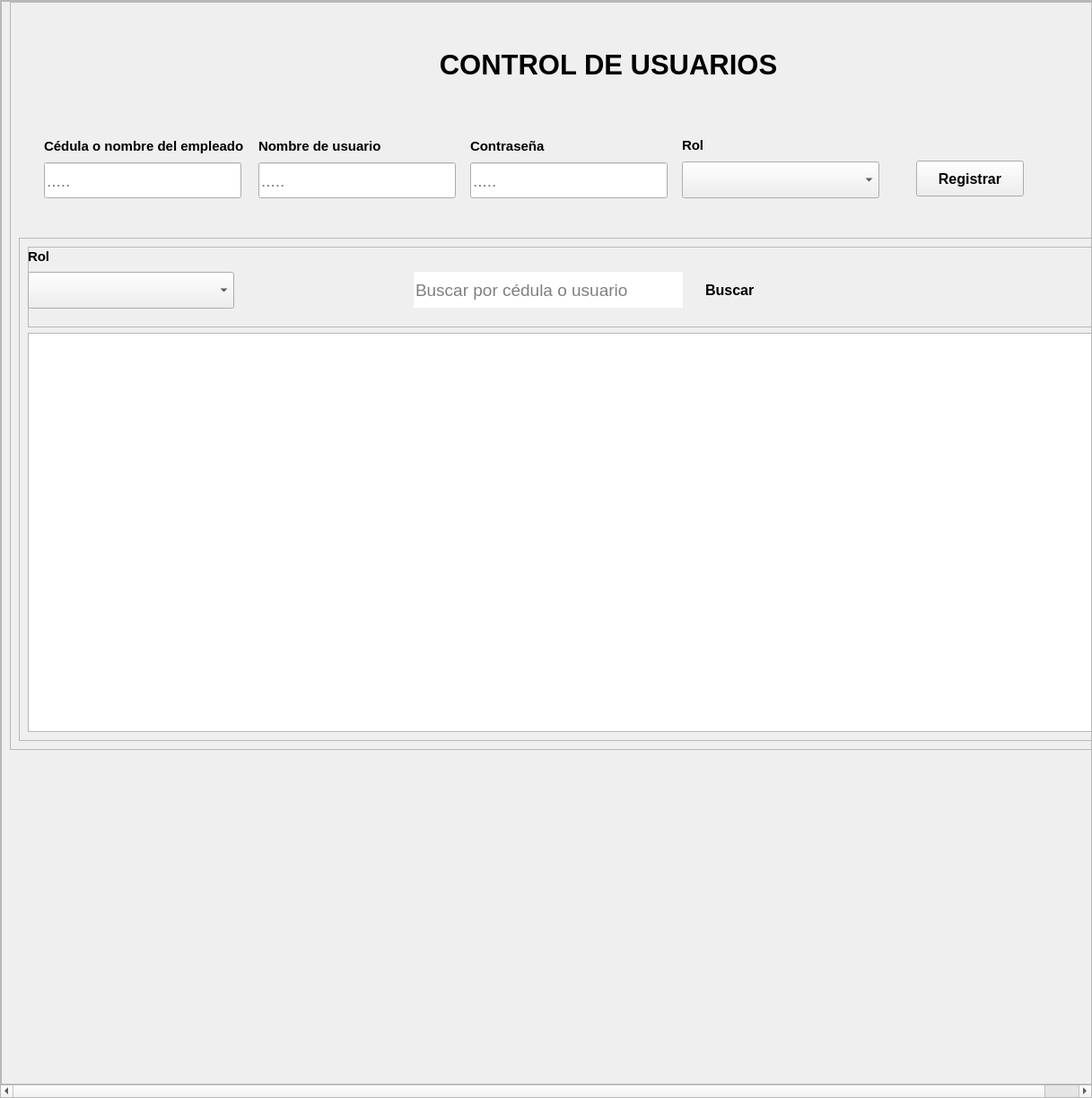
<?xml version="1.0" encoding="UTF-8"?>
<ui version="4.0">
 <class>VistaGeneralUsuarios</class>
 <widget class="QWidget" name="VistaGeneralUsuarios">
  <property name="geometry">
   <rect>
    <x>0</x>
    <y>0</y>
    <width>1217</width>
    <height>1224</height>
   </rect>
  </property>
  <property name="windowTitle">
   <string>Usuarios</string>
  </property>
  <property name="styleSheet">
   <string notr="true"/>
  </property>
  <layout class="QVBoxLayout" name="verticalLayout">
   <property name="spacing">
    <number>0</number>
   </property>
   <property name="leftMargin">
    <number>0</number>
   </property>
   <property name="topMargin">
    <number>0</number>
   </property>
   <property name="rightMargin">
    <number>0</number>
   </property>
   <property name="bottomMargin">
    <number>0</number>
   </property>
   <item>
    <widget class="QScrollArea" name="area_scroll">
     <property name="widgetResizable">
      <bool>true</bool>
     </property>
     <widget class="QWidget" name="scrollAreaWidgetContents">
      <property name="geometry">
       <rect>
        <x>0</x>
        <y>0</y>
        <width>1255</width>
        <height>1205</height>
       </rect>
      </property>
      <layout class="QVBoxLayout" name="verticalLayout_2">
       <property name="spacing">
        <number>0</number>
       </property>
       <property name="leftMargin">
        <number>0</number>
       </property>
       <property name="topMargin">
        <number>0</number>
       </property>
       <property name="rightMargin">
        <number>0</number>
       </property>
       <property name="bottomMargin">
        <number>0</number>
       </property>
       <item>
        <widget class="QFrame" name="contenedor">
         <property name="frameShape">
          <enum>QFrame::StyledPanel</enum>
         </property>
         <property name="frameShadow">
          <enum>QFrame::Raised</enum>
         </property>
         <property name="tipo" stdset="0">
          <string>espacio_principal</string>
         </property>
         <layout class="QHBoxLayout" name="horizontalLayout_3">
          <property name="spacing">
           <number>0</number>
          </property>
          <property name="topMargin">
           <number>0</number>
          </property>
          <property name="rightMargin">
           <number>0</number>
          </property>
          <property name="bottomMargin">
           <number>0</number>
          </property>
          <item>
           <spacer name="horizontalSpacer">
            <property name="orientation">
             <enum>Qt::Horizontal</enum>
            </property>
            <property name="sizeHint" stdset="0">
             <size>
              <width>0</width>
              <height>20</height>
             </size>
            </property>
           </spacer>
          </item>
          <item alignment="Qt::AlignTop">
           <widget class="QFrame" name="frame_general">
            <property name="minimumSize">
             <size>
              <width>1244</width>
              <height>621</height>
             </size>
            </property>
            <property name="frameShape">
             <enum>QFrame::StyledPanel</enum>
            </property>
            <property name="frameShadow">
             <enum>QFrame::Raised</enum>
            </property>
            <layout class="QVBoxLayout" name="verticalLayout_10">
             <property name="spacing">
              <number>15</number>
             </property>
             <item>
              <layout class="QVBoxLayout" name="verticalLayout_9">
               <property name="spacing">
                <number>0</number>
               </property>
               <item>
                <widget class="QFrame" name="espacio_superior">
                 <property name="sizePolicy">
                  <sizepolicy hsizetype="Preferred" vsizetype="Preferred">
                   <horstretch>0</horstretch>
                   <verstretch>0</verstretch>
                  </sizepolicy>
                 </property>
                 <property name="minimumSize">
                  <size>
                   <width>1171</width>
                   <height>117</height>
                  </size>
                 </property>
                 <property name="maximumSize">
                  <size>
                   <width>1271</width>
                   <height>117</height>
                  </size>
                 </property>
                 <property name="styleSheet">
                  <string notr="true">QFrame{
	border-bottom-left-radius:0px;
	border-bottom-right-radius:0px
}</string>
                 </property>
                 <property name="frameShape">
                  <enum>QFrame::StyledPanel</enum>
                 </property>
                 <property name="frameShadow">
                  <enum>QFrame::Raised</enum>
                 </property>
                 <property name="tipo" stdset="0">
                  <string>espacio_titulo_form</string>
                 </property>
                 <layout class="QHBoxLayout" name="horizontalLayout_6">
                  <item>
                   <spacer name="horizontalSpacer_2">
                    <property name="orientation">
                     <enum>Qt::Horizontal</enum>
                    </property>
                    <property name="sizeHint" stdset="0">
                     <size>
                      <width>385</width>
                      <height>20</height>
                     </size>
                    </property>
                   </spacer>
                  </item>
                  <item>
                   <widget class="QFrame" name="espacio_a">
                    <property name="maximumSize">
                     <size>
                      <width>821</width>
                      <height>16777215</height>
                     </size>
                    </property>
                    <property name="styleSheet">
                     <string notr="true"/>
                    </property>
                    <property name="frameShape">
                     <enum>QFrame::StyledPanel</enum>
                    </property>
                    <property name="frameShadow">
                     <enum>QFrame::Raised</enum>
                    </property>
                    <property name="tipo" stdset="0">
                     <string/>
                    </property>
                    <layout class="QHBoxLayout" name="horizontalLayout_5">
                     <property name="spacing">
                      <number>0</number>
                     </property>
                     <property name="leftMargin">
                      <number>0</number>
                     </property>
                     <property name="topMargin">
                      <number>0</number>
                     </property>
                     <property name="rightMargin">
                      <number>0</number>
                     </property>
                     <property name="bottomMargin">
                      <number>0</number>
                     </property>
                     <item>
                      <widget class="QLabel" name="label_imagen_asistencia">
                       <property name="minimumSize">
                        <size>
                         <width>90</width>
                         <height>85</height>
                        </size>
                       </property>
                       <property name="maximumSize">
                        <size>
                         <width>91</width>
                         <height>85</height>
                        </size>
                       </property>
                       <property name="text">
                        <string/>
                       </property>
                       <property name="pixmap">
                        <pixmap resource="../recursos_de_imagenes_tela_app.qrc">:/iconos/recursos_de_imagenes/iconos_de_interfaz/agregar-usuario.png</pixmap>
                       </property>
                       <property name="scaledContents">
                        <bool>true</bool>
                       </property>
                      </widget>
                     </item>
                     <item>
                      <widget class="QLabel" name="label_control_de_llegada">
                       <property name="minimumSize">
                        <size>
                         <width>400</width>
                         <height>101</height>
                        </size>
                       </property>
                       <property name="maximumSize">
                        <size>
                         <width>400</width>
                         <height>101</height>
                        </size>
                       </property>
                       <property name="font">
                        <font>
                         <family>Segoe UI</family>
                         <pointsize>23</pointsize>
                         <weight>75</weight>
                         <italic>false</italic>
                         <bold>true</bold>
                        </font>
                       </property>
                       <property name="styleSheet">
                        <string notr="true">QLabel{
	font-size:23pt;
}</string>
                       </property>
                       <property name="text">
                        <string>CONTROL DE USUARIOS</string>
                       </property>
                       <property name="alignment">
                        <set>Qt::AlignCenter</set>
                       </property>
                       <property name="wordWrap">
                        <bool>true</bool>
                       </property>
                       <property name="tipo" stdset="0">
                        <string>titulo_form</string>
                       </property>
                      </widget>
                     </item>
                    </layout>
                   </widget>
                  </item>
                  <item>
                   <spacer name="horizontalSpacer_4">
                    <property name="orientation">
                     <enum>Qt::Horizontal</enum>
                    </property>
                    <property name="sizeHint" stdset="0">
                     <size>
                      <width>384</width>
                      <height>20</height>
                     </size>
                    </property>
                   </spacer>
                  </item>
                 </layout>
                </widget>
               </item>
               <item>
                <widget class="QFrame" name="frame_superior">
                 <property name="minimumSize">
                  <size>
                   <width>1171</width>
                   <height>121</height>
                  </size>
                 </property>
                 <property name="maximumSize">
                  <size>
                   <width>1271</width>
                   <height>121</height>
                  </size>
                 </property>
                 <property name="styleSheet">
                  <string notr="true">QFrame#frame_superior{
	border-top-left-radius:0px;
	border-top-right-radius:0px
}</string>
                 </property>
                 <property name="frameShape">
                  <enum>QFrame::StyledPanel</enum>
                 </property>
                 <property name="frameShadow">
                  <enum>QFrame::Raised</enum>
                 </property>
                 <property name="tipo" stdset="0">
                  <string>espacio_form</string>
                 </property>
                 <widget class="QPushButton" name="boton_agregar">
                  <property name="geometry">
                   <rect>
                    <x>1000</x>
                    <y>50</y>
                    <width>120</width>
                    <height>40</height>
                   </rect>
                  </property>
                  <property name="minimumSize">
                   <size>
                    <width>120</width>
                    <height>40</height>
                   </size>
                  </property>
                  <property name="maximumSize">
                   <size>
                    <width>120</width>
                    <height>40</height>
                   </size>
                  </property>
                  <property name="font">
                   <font>
                    <family>Segoe UI</family>
                    <pointsize>12</pointsize>
                    <weight>75</weight>
                    <italic>false</italic>
                    <bold>true</bold>
                   </font>
                  </property>
                  <property name="cursor">
                   <cursorShape>PointingHandCursor</cursorShape>
                  </property>
                  <property name="styleSheet">
                   <string notr="true"/>
                  </property>
                  <property name="text">
                   <string>Registrar</string>
                  </property>
                  <property name="iconSize">
                   <size>
                    <width>26</width>
                    <height>26</height>
                   </size>
                  </property>
                  <property name="tipo" stdset="0">
                   <string>boton_anadir</string>
                  </property>
                 </widget>
                 <widget class="QWidget" name="layoutWidget">
                  <property name="geometry">
                   <rect>
                    <x>18</x>
                    <y>21</y>
                    <width>951</width>
                    <height>71</height>
                   </rect>
                  </property>
                  <layout class="QHBoxLayout" name="horizontalLayout" stretch="1,1,1,1">
                   <item>
                    <layout class="QVBoxLayout" name="verticalLayout_3">
                     <item>
                      <widget class="QLabel" name="label_cedula_empleado">
                       <property name="font">
                        <font>
                         <family>Segoe UI</family>
                         <pointsize>11</pointsize>
                         <weight>75</weight>
                         <italic>false</italic>
                         <bold>true</bold>
                        </font>
                       </property>
                       <property name="styleSheet">
                        <string notr="true"/>
                       </property>
                       <property name="text">
                        <string>Cédula o nombre del empleado</string>
                       </property>
                       <property name="scaledContents">
                        <bool>false</bool>
                       </property>
                       <property name="tipo" stdset="0">
                        <string>titulo_qlineedit</string>
                       </property>
                      </widget>
                     </item>
                     <item>
                      <widget class="QLineEdit" name="input_cedula_empleado">
                       <property name="enabled">
                        <bool>true</bool>
                       </property>
                       <property name="minimumSize">
                        <size>
                         <width>220</width>
                         <height>40</height>
                        </size>
                       </property>
                       <property name="maximumSize">
                        <size>
                         <width>220</width>
                         <height>40</height>
                        </size>
                       </property>
                       <property name="font">
                        <font>
                         <family>Segoe UI</family>
                         <pointsize>14</pointsize>
                         <weight>50</weight>
                         <italic>false</italic>
                         <bold>false</bold>
                        </font>
                       </property>
                       <property name="styleSheet">
                        <string notr="true"/>
                       </property>
                       <property name="placeholderText">
                        <string>.....</string>
                       </property>
                      </widget>
                     </item>
                    </layout>
                   </item>
                   <item>
                    <layout class="QVBoxLayout" name="verticalLayout_4">
                     <item>
                      <widget class="QLabel" name="label_nombre_usuario">
                       <property name="font">
                        <font>
                         <family>Segoe UI</family>
                         <pointsize>11</pointsize>
                         <weight>75</weight>
                         <italic>false</italic>
                         <bold>true</bold>
                        </font>
                       </property>
                       <property name="styleSheet">
                        <string notr="true"/>
                       </property>
                       <property name="text">
                        <string>Nombre de usuario</string>
                       </property>
                       <property name="scaledContents">
                        <bool>false</bool>
                       </property>
                       <property name="tipo" stdset="0">
                        <string>titulo_qlineedit</string>
                       </property>
                      </widget>
                     </item>
                     <item>
                      <widget class="QLineEdit" name="input_nombre_usuario">
                       <property name="enabled">
                        <bool>true</bool>
                       </property>
                       <property name="minimumSize">
                        <size>
                         <width>0</width>
                         <height>40</height>
                        </size>
                       </property>
                       <property name="maximumSize">
                        <size>
                         <width>220</width>
                         <height>40</height>
                        </size>
                       </property>
                       <property name="font">
                        <font>
                         <family>Segoe UI</family>
                         <pointsize>14</pointsize>
                         <weight>50</weight>
                         <italic>false</italic>
                         <bold>false</bold>
                        </font>
                       </property>
                       <property name="styleSheet">
                        <string notr="true"/>
                       </property>
                       <property name="placeholderText">
                        <string>.....</string>
                       </property>
                      </widget>
                     </item>
                    </layout>
                   </item>
                   <item>
                    <layout class="QVBoxLayout" name="verticalLayout_6">
                     <item>
                      <widget class="QLabel" name="label_clave_usuario">
                       <property name="font">
                        <font>
                         <family>Segoe UI</family>
                         <pointsize>11</pointsize>
                         <weight>75</weight>
                         <italic>false</italic>
                         <bold>true</bold>
                        </font>
                       </property>
                       <property name="styleSheet">
                        <string notr="true"/>
                       </property>
                       <property name="text">
                        <string>Contraseña</string>
                       </property>
                       <property name="scaledContents">
                        <bool>false</bool>
                       </property>
                       <property name="tipo" stdset="0">
                        <string>titulo_qlineedit</string>
                       </property>
                      </widget>
                     </item>
                     <item>
                      <widget class="QLineEdit" name="input_clave_usuario">
                       <property name="enabled">
                        <bool>true</bool>
                       </property>
                       <property name="minimumSize">
                        <size>
                         <width>0</width>
                         <height>40</height>
                        </size>
                       </property>
                       <property name="maximumSize">
                        <size>
                         <width>220</width>
                         <height>40</height>
                        </size>
                       </property>
                       <property name="font">
                        <font>
                         <family>Segoe UI</family>
                         <pointsize>14</pointsize>
                         <weight>50</weight>
                         <italic>false</italic>
                         <bold>false</bold>
                        </font>
                       </property>
                       <property name="styleSheet">
                        <string notr="true"/>
                       </property>
                       <property name="placeholderText">
                        <string>.....</string>
                       </property>
                      </widget>
                     </item>
                    </layout>
                   </item>
                   <item>
                    <layout class="QVBoxLayout" name="verticalLayout_5">
                     <item>
                      <widget class="QLabel" name="label_rol">
                       <property name="font">
                        <font>
                         <family>Segoe UI</family>
                         <pointsize>11</pointsize>
                         <weight>75</weight>
                         <italic>false</italic>
                         <bold>true</bold>
                        </font>
                       </property>
                       <property name="styleSheet">
                        <string notr="true"/>
                       </property>
                       <property name="text">
                        <string>Rol</string>
                       </property>
                       <property name="scaledContents">
                        <bool>false</bool>
                       </property>
                       <property name="tipo" stdset="0">
                        <string>titulo_qlineedit</string>
                       </property>
                      </widget>
                     </item>
                     <item>
                      <widget class="QComboBox" name="comboBox_rol">
                       <property name="minimumSize">
                        <size>
                         <width>0</width>
                         <height>41</height>
                        </size>
                       </property>
                       <property name="maximumSize">
                        <size>
                         <width>220</width>
                         <height>40</height>
                        </size>
                       </property>
                      </widget>
                     </item>
                    </layout>
                   </item>
                  </layout>
                 </widget>
                </widget>
               </item>
              </layout>
             </item>
             <item>
              <widget class="QFrame" name="frame_registros">
               <property name="minimumSize">
                <size>
                 <width>1171</width>
                 <height>561</height>
                </size>
               </property>
               <property name="maximumSize">
                <size>
                 <width>1271</width>
                 <height>561</height>
                </size>
               </property>
               <property name="frameShape">
                <enum>QFrame::StyledPanel</enum>
               </property>
               <property name="frameShadow">
                <enum>QFrame::Raised</enum>
               </property>
               <property name="tipo" stdset="0">
                <string>espacio_form</string>
               </property>
               <layout class="QVBoxLayout" name="verticalLayout_7">
                <item>
                 <widget class="QFrame" name="frame_filtro">
                  <property name="minimumSize">
                   <size>
                    <width>1224</width>
                    <height>90</height>
                   </size>
                  </property>
                  <property name="maximumSize">
                   <size>
                    <width>16777215</width>
                    <height>90</height>
                   </size>
                  </property>
                  <property name="frameShape">
                   <enum>QFrame::StyledPanel</enum>
                  </property>
                  <property name="frameShadow">
                   <enum>QFrame::Raised</enum>
                  </property>
                  <widget class="QWidget" name="layoutWidget_2">
                   <property name="geometry">
                    <rect>
                     <x>430</x>
                     <y>27</y>
                     <width>402</width>
                     <height>43</height>
                    </rect>
                   </property>
                   <layout class="QHBoxLayout" name="horizontalLayout_2">
                    <property name="spacing">
                     <number>0</number>
                    </property>
                    <item>
                     <widget class="QLineEdit" name="barra_de_busqueda">
                      <property name="minimumSize">
                       <size>
                        <width>300</width>
                        <height>40</height>
                       </size>
                      </property>
                      <property name="maximumSize">
                       <size>
                        <width>300</width>
                        <height>40</height>
                       </size>
                      </property>
                      <property name="font">
                       <font>
                        <family>Segoe UI</family>
                        <pointsize>14</pointsize>
                        <weight>50</weight>
                        <italic>false</italic>
                        <bold>false</bold>
                       </font>
                      </property>
                      <property name="styleSheet">
                       <string notr="true">QLineEdit{
	border-bottom-right-radius:0px;
	border-top-right-radius:0px;
}</string>
                      </property>
                      <property name="alignment">
                       <set>Qt::AlignLeading|Qt::AlignLeft|Qt::AlignVCenter</set>
                      </property>
                      <property name="placeholderText">
                       <string>Buscar por cédula o usuario</string>
                      </property>
                     </widget>
                    </item>
                    <item>
                     <widget class="QPushButton" name="boton_buscar">
                      <property name="sizePolicy">
                       <sizepolicy hsizetype="Minimum" vsizetype="Fixed">
                        <horstretch>20</horstretch>
                        <verstretch>20</verstretch>
                       </sizepolicy>
                      </property>
                      <property name="minimumSize">
                       <size>
                        <width>100</width>
                        <height>40</height>
                       </size>
                      </property>
                      <property name="maximumSize">
                       <size>
                        <width>100</width>
                        <height>16777215</height>
                       </size>
                      </property>
                      <property name="font">
                       <font>
                        <family>Segoe UI</family>
                        <pointsize>12</pointsize>
                        <weight>75</weight>
                        <italic>false</italic>
                        <bold>true</bold>
                       </font>
                      </property>
                      <property name="cursor">
                       <cursorShape>PointingHandCursor</cursorShape>
                      </property>
                      <property name="styleSheet">
                       <string notr="true">QPushButton{
	border-bottom-left-radius:0px;
	border-top-left-radius:0px;
}</string>
                      </property>
                      <property name="text">
                       <string> Buscar</string>
                      </property>
                      <property name="iconSize">
                       <size>
                        <width>25</width>
                        <height>25</height>
                       </size>
                      </property>
                      <property name="tipo" stdset="0">
                       <string>boton_buscar</string>
                      </property>
                     </widget>
                    </item>
                   </layout>
                  </widget>
                  <widget class="QWidget" name="layoutWidget_3">
                   <property name="geometry">
                    <rect>
                     <x>0</x>
                     <y>0</y>
                     <width>232</width>
                     <height>69</height>
                    </rect>
                   </property>
                   <layout class="QVBoxLayout" name="verticalLayout_8">
                    <item alignment="Qt::AlignLeft">
                     <widget class="QLabel" name="label_filtro_rol">
                      <property name="minimumSize">
                       <size>
                        <width>60</width>
                        <height>0</height>
                       </size>
                      </property>
                      <property name="font">
                       <font>
                        <family>Segoe UI</family>
                        <pointsize>11</pointsize>
                        <weight>75</weight>
                        <italic>false</italic>
                        <bold>true</bold>
                       </font>
                      </property>
                      <property name="styleSheet">
                       <string notr="true"/>
                      </property>
                      <property name="text">
                       <string>Rol</string>
                      </property>
                      <property name="scaledContents">
                       <bool>false</bool>
                      </property>
                      <property name="tipo" stdset="0">
                       <string>titulo_qlineedit</string>
                      </property>
                     </widget>
                    </item>
                    <item>
                     <widget class="QComboBox" name="comboBox_filtro_rol">
                      <property name="minimumSize">
                       <size>
                        <width>230</width>
                        <height>41</height>
                       </size>
                      </property>
                      <property name="maximumSize">
                       <size>
                        <width>220</width>
                        <height>40</height>
                       </size>
                      </property>
                     </widget>
                    </item>
                   </layout>
                  </widget>
                 </widget>
                </item>
                <item>
                 <widget class="QTableView" name="tbl_usuarios"/>
                </item>
               </layout>
              </widget>
             </item>
            </layout>
           </widget>
          </item>
          <item>
           <spacer name="horizontalSpacer_3">
            <property name="orientation">
             <enum>Qt::Horizontal</enum>
            </property>
            <property name="sizeHint" stdset="0">
             <size>
              <width>0</width>
              <height>20</height>
             </size>
            </property>
           </spacer>
          </item>
         </layout>
        </widget>
       </item>
      </layout>
     </widget>
    </widget>
   </item>
  </layout>
 </widget>
 <resources>
  <include location="../recursos_de_imagenes_tela_app.qrc"/>
 </resources>
 <connections/>
</ui>
